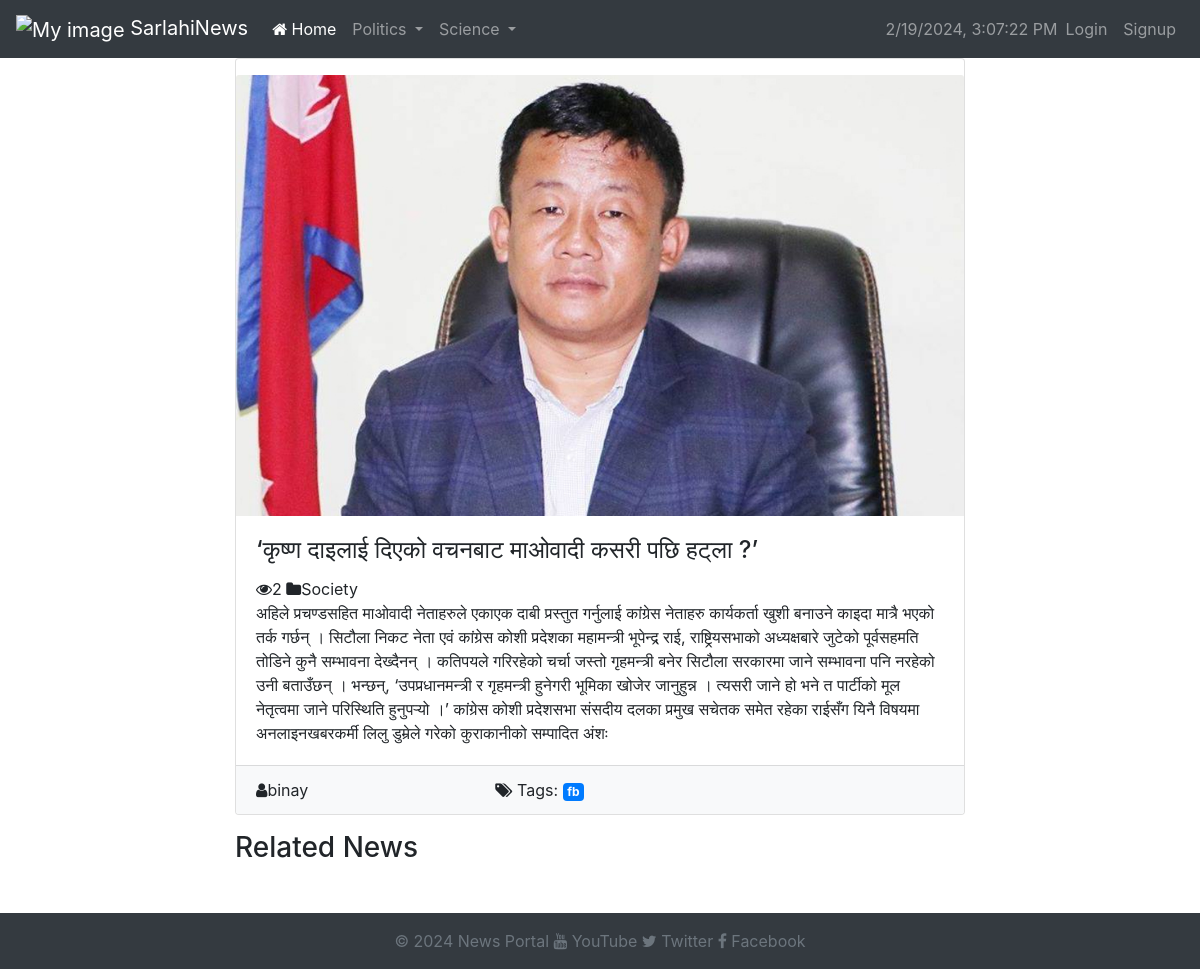
/articles/7/, run on the app's committed database.
### articles/models.py (models this page shows, shortened)
class Category(models.Model):
    id = models.AutoField(primary_key=True)
    name = models.CharField(max_length=100)
    parent = models.ForeignKey('self', on_delete=models.CASCADE, null=True, blank=True)
    def __str__(self):
        return self.name
    class Meta:
        constraints = [
            UniqueConstraint(fields=['name', 'parent'], name='unique_name_within_parent')
        ]

class Article(models.Model):
    id = models.AutoField(primary_key=True)
    title = models.CharField(max_length=200)
    content = models.TextField()
    author = models.ForeignKey(User, on_delete=models.CASCADE, related_name='authored_articles')
    category = models.ForeignKey(Category, on_delete=models.CASCADE)
    tags = models.ManyToManyField(Tag)
    created_at = models.DateTimeField(auto_now_add=True)
    updated_at = models.DateTimeField(auto_now=True)
    views = models.IntegerField(default=0)
    likes = models.ManyToManyField(User, related_name='%(app_label)s_%(class)s_likes', blank=True)
    image = models.ImageField(upload_to='article_images/', blank=True)

class Tag(models.Model):
    id = models.AutoField(primary_key=True)
    name = models.CharField(max_length=100)

### articles/views.py (the view)
# urls.py: path('<int:id>/',article_detail, name='article_detail'),
def article_detail(request, id):
    article = get_object_or_404(Article, pk=id)
    view, created = View.objects.get_or_create(article=article)
    view.count += 1
    view.save()
    articles = Article.objects.all()
    categories = Category.objects.all()
    related_news = Article.objects.filter(category=article.category).exclude(id=article.id)[:3]
    return render(request, "articles/article_detail.html", {
        'article': article,
        'view_count': view.count,
        'categories': categories,
        'articles': articles,
        'related_news': related_news  # Pass related news to the template
    })

### articles/templates/articles/article_detail.html (shortened to what this page needs)
{% extends "website/base.html" %}
{% block content %}
<div class="row">
    <div class="col-md-8 offset-md-2">
        <div class="card">
            {% if article.image %}
            <img src="{{ article.image.url }}" class="card-img-top mt-3" alt="Article Image">
            {% endif %}
            <div class="card-body">
                <h4 class="card-title"> {{ article.title }}</h4>
                <i class="fa fa-eye"></i>{{ view_count }}
                    <i class="fa fa-folder"></i>{{ article.category }}
                <p class="card-text">{{ article.content }}</p>
            </div>
            <div class="card-footer bg-light">
                <div class="row">
                    <div class="col-md-4">
                        <i class="fa fa-user"></i>{{ article.author }}
                    </div>
                    <div class="col-md-4">
                        <i class="fa fa-tags"></i> Tags:
                        {% for tag in article.tags.all %}
                            <span class="badge badge-primary">{{ tag.name }}</span>
                        {% endfor %}
                    </div>
                </div>
            </div>
        </div>
    </div>
</div>
<div class="row mt-3">
    <div class="col-md-8 offset-md-2">
        <div class="related-news">
            <h3>Related News</h3>
        </div>
    </div>
</div>
{% endblock %}

### website/templates/website/header.html (shortened to what this page needs)
{% load static %}
<nav class="navbar navbar-expand-lg navbar-dark bg-dark">
    <a class="navbar-brand" href="#">
        <img src="{% static 'website/logo.png' %}" alt="My image" width="75">
        SarlahiNews
    </a>
    <div class="collapse navbar-collapse" id="navbarNavDropdown">
        <ul class="navbar-nav mr-auto">
            <li class="nav-item">
                <a class="nav-link active" href="{% url 'home' %}"><i class="fa fa-home"></i> Home <span class="sr-only">(current)</span></a>
            </li>
            {% for category in categories %}
                {% if not category.parent %}
                    <li class="nav-item dropdown">
                        <a class="nav-link dropdown-toggle" href="#" id="navbarDropdown{{ category.id }}" role="button" data-toggle="dropdown" aria-haspopup="true" aria-expanded="false">
                            {{ category.name }}
                        </a>
                    </li>
                {% endif %}
            {% endfor %}
        </ul>
    <div class="collapse navbar-collapse" id="navbarNavDropdown">
        <ul class="navbar-nav ml-auto">
    <span id="datetime" class="navbar-text ml-auto"></span>
            {% if user.is_authenticated %}
                <li class="nav-item">
                    <span class="nav-link">Welcome, {{ user.username }}</span>
                </li>
                <li class="nav-item">
                    <a class="nav-link" href="{% url 'logout' %}">Logout</a>
                </li>
            {% else %}
                <li class="nav-item">
                    <a class="nav-link" href="{% url 'login' %}">Login</a>
                </li>
                <li class="nav-item">
                    <a class="nav-link" href="{% url 'signup' %}">Signup</a>
                </li>
            {% endif %}
        </ul>
    </div>
    </div>
</nav>

### data on the page
Category: name "Politics"
Category: name "Science"
Article: image (picture), title "‘कृष्ण दाइलाई दिएको वचनबाट माओवादी कसरी पछि हट्ला ?’", category "Society", content "अहिले प्रचण्डसहित माओवादी नेताहरुले एकाएक दाबी प्रस्तुत गर्नुलाई कांग्रेस नेताहरु कार्यकर्ता खुशी बनाउने काइदा मात्रै भएको तर्क गर्छन् । सिटौला निकट नेता एवं कांग्रेस कोशी प्रदेशका महामन्त्री भूपेन्द्र राई, राष्ट्रियसभाको अध्यक्षबारे जुटेको पूर्वसहमति तोडिने कुनै सम्भावना देख्दैनन् । कतिपयले गरिरहेको चर्चा जस्तो गृहमन्त्री बनेर सिटौला सरकारमा जाने सम्भावना पनि नरहेको उनी बताउँछन् । भन्छन्, ‘उपप्रधानमन्त्री र गृहमन्त्री हुनेगरी भूमिका खोजेर जानुहुन्न । त्यसरी जाने हो भने त पार्टीको मूल नेतृत्वमा जाने परिस्थिति हुनुपर्‍यो ।’ कांग्रेस कोशी प्रदेशसभा संसदीय दलका प्रमुख सचेतक समेत रहेका राईसँग यिनै विषयमा अनलाइनखबरकर्मी लिलु डुम्रेले गरेको कुराकानीको सम्पादित अंशः", author "binay"
Tag: name "fb"

### other printed values
{{ view_count }} "2"
